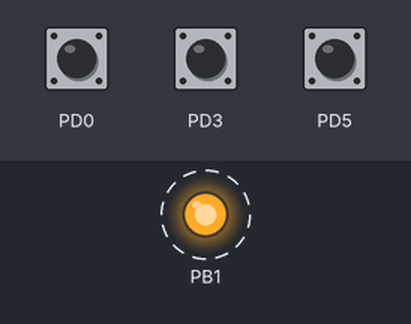
Recording of a program running on a simulated ATmega328P, built with avr-gcc and emulated at 16 MHz. Parts: output pins drawn as LEDs (lit = HIGH). Dashed ring = blinking. The test bench sets the inputs (shaded band); at power-on: PD0 HIGH, PD3 HIGH, PD5 HIGH.

Above: at 0.2 s.
Timing chart, 0 to 3.0 s (numbered marks = the images above):
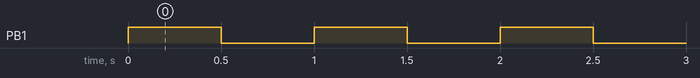

The program:

main.c
```c
/*
 * GccApplication1.c
 *
 * Created: 30.11.2017 14:20:53
 * Author : mtr85174
 */

#define F_CPU 16000000L

#include <avr/io.h>
#include <util/delay.h>

int main(void)
{
    // LED A3 (PORTB01) als Ausgang setzen
	DDRB = 0x02;
	// Sensor Bandanfang und Bandende als Eingang definieren
	DDRD = 0x00;
	PORTD = 0x0C;

    while (1)
	{
	if ((PIND & 0x29)==0)
		{
		PORTB = 0x02;
		_delay_ms(100);
		PORTB = 0x00;
		_delay_ms(100);
		}
	else
		{
		PORTB = 0x02;
		_delay_ms(500);
		PORTB = 0x00;
		_delay_ms(500);
		}
	}
}
```

Measured:
- by itself, PB1: alternates HIGH for 0.50 s and LOW for 0.50 s
